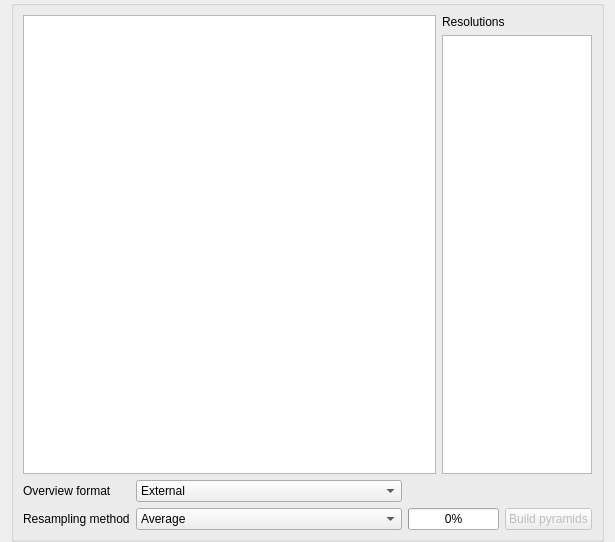
             <widget class="QWidget" name="scrollAreaWidgetContents_5">
              <property name="geometry">
               <rect>
                <x>0</x>
                <y>0</y>
                <width>615</width>
                <height>542</height>
               </rect>
              </property>
              <layout class="QVBoxLayout" name="verticalLayout_12">
               <property name="topMargin">
                <number>0</number>
               </property>
               <property name="bottomMargin">
                <number>0</number>
               </property>
               <item>
                <widget class="QGroupBox" name="mPyramidsGrpBx">
                 <property name="title">
                  <string/>
                 </property>
                 <layout class="QGridLayout" name="gridLayout_6">
                  <item row="2" column="0">
                   <widget class="QLabel" name="textLabel4_2">
                    <property name="text">
                     <string>Resampling method</string>
                    </property>
                   </widget>
                  </item>
                  <item row="0" column="0" colspan="5">
                   <layout class="QGridLayout" name="gridLayout_8">
                    <item row="0" column="1">
                     <widget class="QLabel" name="textLabel5">
                      <property name="text">
                       <string>Resolutions</string>
                      </property>
                     </widget>
                    </item>
                    <item row="1" column="1">
                     <widget class="QListWidget" name="lbxPyramidResolutions">
                      <property name="minimumSize">
                       <size>
                        <width>150</width>
                        <height>0</height>
                       </size>
                      </property>
                      <property name="maximumSize">
                       <size>
                        <width>150</width>
                        <height>32767</height>
                       </size>
                      </property>
                      <property name="selectionMode">
                       <enum>QAbstractItemView::MultiSelection</enum>
                      </property>
                     </widget>
                    </item>
                    <item row="0" column="0" rowspan="2">
                     <widget class="QTextEdit" name="tePyramidDescription">
                      <property name="sizePolicy">
                       <sizepolicy hsizetype="Expanding" vsizetype="Expanding">
                        <horstretch>4</horstretch>
                        <verstretch>0</verstretch>
                       </sizepolicy>
                      </property>
                      <property name="html">
                       <string>&lt;!DOCTYPE HTML PUBLIC &quot;-//W3C//DTD HTML 4.0//EN&quot; &quot;http://www.w3.org/TR/REC-html40/strict.dtd&quot;&gt;
&lt;html&gt;&lt;head&gt;&lt;meta name=&quot;qrichtext&quot; content=&quot;1&quot; /&gt;&lt;style type=&quot;text/css&quot;&gt;
p, li { white-space: pre-wrap; }
&lt;/style&gt;&lt;/head&gt;&lt;body style=&quot; font-family:'Ubuntu'; font-size:11pt; font-weight:400; font-style:normal;&quot;&gt;
&lt;p style=&quot; margin-top:0px; margin-bottom:0px; margin-left:0px; margin-right:0px; -qt-block-indent:0; text-indent:0px;&quot;&gt;&lt;span style=&quot; font-family:'Cantarell';&quot;&gt;&lt;br /&gt;&lt;/span&gt;&lt;/p&gt;&lt;/body&gt;&lt;/html&gt;</string>
                      </property>
                     </widget>
                    </item>
                   </layout>
                  </item>
                  <item row="2" column="4">
                   <widget class="QPushButton" name="buttonBuildPyramids">
                    <property name="enabled">
                     <bool>false</bool>
                    </property>
                    <property name="text">
                     <string>Build pyramids</string>
                    </property>
                   </widget>
                  </item>
                  <item row="2" column="1">
                   <widget class="QComboBox" name="cboResamplingMethod">
                    <item>
                     <property name="text">
                      <string>Average</string>
                     </property>
                    </item>
                    <item>
                     <property name="text">
                      <string>Nearest Neighbour</string>
                     </property>
                    </item>
                   </widget>
                  </item>
                  <item row="2" column="2" colspan="2">
                   <widget class="QProgressBar" name="mPyramidProgress">
                    <property name="value">
                     <number>0</number>
                    </property>
                   </widget>
                  </item>
                  <item row="1" column="1">
                   <widget class="QComboBox" name="cbxPyramidsFormat">
                    <property name="sizePolicy">
                     <sizepolicy hsizetype="Expanding" vsizetype="Fixed">
                      <horstretch>0</horstretch>
                      <verstretch>0</verstretch>
                     </sizepolicy>
                    </property>
                    <item>
                     <property name="text">
                      <string>External</string>
                     </property>
                    </item>
                    <item>
                     <property name="text">
                      <string>Internal (if possible)</string>
                     </property>
                    </item>
                    <item>
                     <property name="text">
                      <string>External (Erdas Imagine)</string>
                     </property>
                    </item>
                   </widget>
                  </item>
                  <item row="1" column="0">
                   <widget class="QLabel" name="label_11">
                    <property name="text">
                     <string>Overview format</string>
                    </property>
                   </widget>
                  </item>
                 </layout>
                </widget>
               </item>
              </layout>
             </widget>
